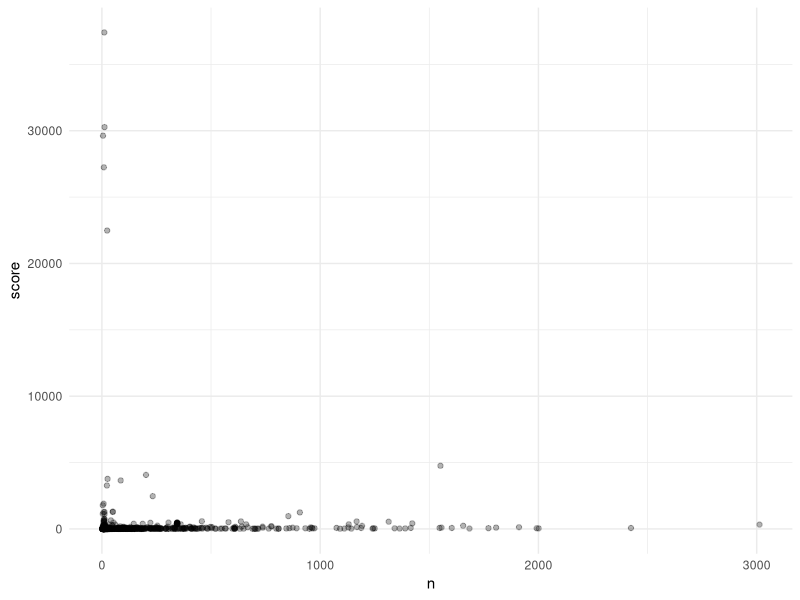
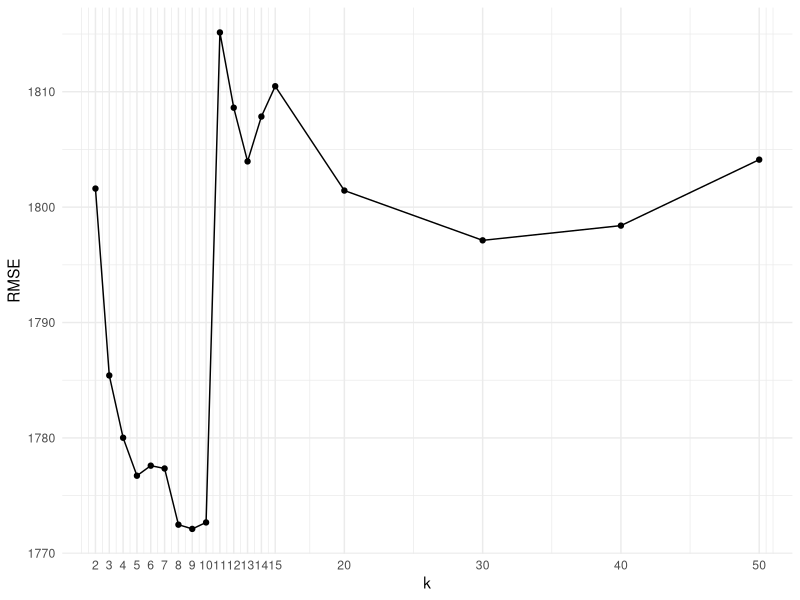

Source code (R) for these figures, in order:
library(tidyverse)
library(tidytext)
theme_set(theme_minimal())

scraped_posts <- read_csv('inputs/scraped_posts_test.csv')

# combine title and body
scraped_posts$text <- paste0(scraped_posts$title, " ", scraped_posts$body)

# add hour column
scraped_posts$hour <- lubridate::hour(scraped_posts$date)




# scratch work ------------------------------------------------------------

long_tokens <- scraped_posts %>%
  dplyr::select(id, score, flair, hour, text) %>%
  tidytext::unnest_tokens(word, text)

# text length vs score
long_tokens %>% 
  group_by(id, score) %>% 
  tally() %>% 
  ggplot(aes(x = n, y = score)) +
  geom_point(alpha = 0.3)

# top 20 words
top_20_words <- long_tokens %>% 
  anti_join(y = select(stop_words, word), by = 'word') %>% 
  group_by(word) %>% 
  tally() %>% 
  arrange(desc(n)) %>% 
  slice_head(n = 20)

# dummy code the top 20 words within the training and testing dfs
scraped_posts_top <- scraped_posts %>% 
  select(id, score, hour, text) %>% #flair
  mutate(index = row_number()) %>% 
  tidytext::unnest_tokens(word, text, drop = FALSE) %>% 
  nest(word) %>% 
  mutate(contains_top_20_word = map(data, function(df){
    tibble(match = top_20_words$word %in% df$word) %>% 
      t() %>% 
      as_tibble() %>% 
      setNames(top_20_words$word)
  })) %>% 
  unnest_wider(contains_top_20_word) %>% 
  select(-data, -index)

# scale hour
scraped_posts_top$hour <- scale(scraped_posts_top$hour)

# split the data into train and testing sets
tt_split <- 0.8
posts_training <- scraped_posts_top[1:(nrow(scraped_posts_top)*tt_split),]
posts_testing <- anti_join(scraped_posts_top, posts_training)

# fit the knn model on the train set
ks <- c(2:15, 20, 30, 40, 50)
k_search <- lapply(ks, function(k){
  posts_train_knn <- FNN::knn.reg(
    train = select(posts_training,-id,-score,-text),
    test = select(posts_testing,-id,-score,-text),
    y = posts_training$score,
    k = k
  )
})

# calculate RMSE
RMSE <- function(y, y_hat) sqrt(mean((y - y_hat)^2))
sapply(k_search, function(knn) RMSE(posts_testing$score, knn$pred)) %>% 
  enframe() %>% 
  mutate(k = ks) %>% 
  ggplot(aes(x = k, y = value)) +
  geom_line() +
  geom_point() +
  scale_x_continuous(breaks = ks) +
  labs(x = 'k', 
       y = 'RMSE')
  
